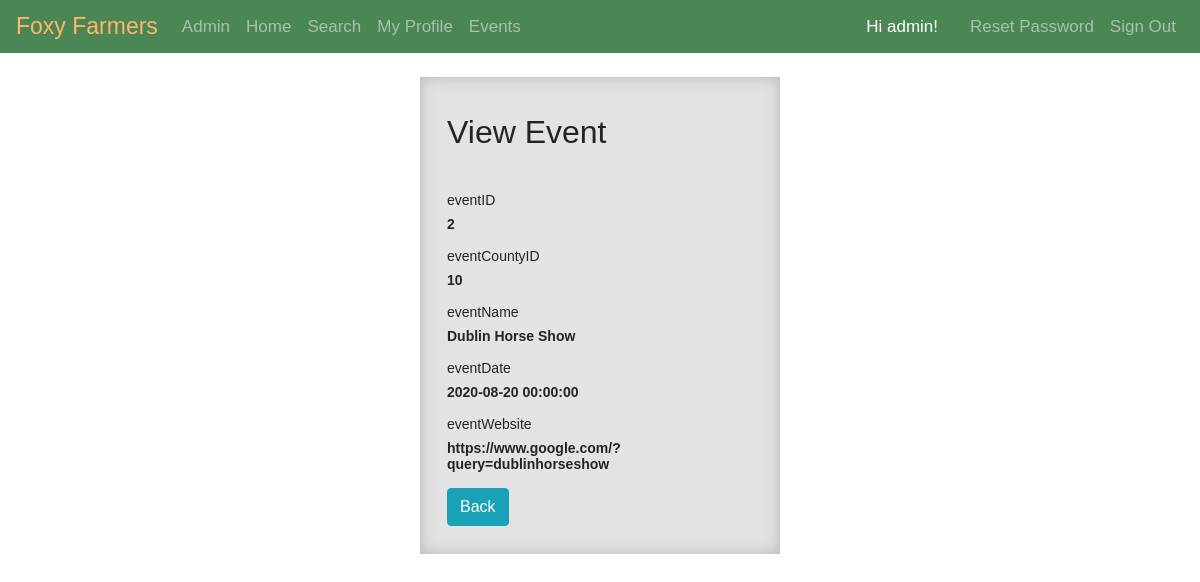
The app's page /pages/admin/events-read.php?eventID=2 (signed in) with its own data.
### tables this page shows
CREATE TABLE events (
  eventID INT NOT NULL,
  eventCountyID INT NOT NULL,
  eventName VARCHAR(128) NOT NULL,
  eventDate DATETIME, 
  eventWebsite VARCHAR(128) NULL DEFAULT "",
  eventPhoto VARCHAR(128) NOT NULL
);

### pages/admin/events-read.php (the view, shortened to what this page needs)
<?php
require_once "../../utilities/config.php";
if(isset($_GET["eventID"]) && !empty(trim($_GET["eventID"]))){
    $sql = "SELECT * FROM events WHERE eventID = ?";
    if($stmt = mysqli_prepare($link, $sql)){
        mysqli_stmt_bind_param($stmt, "i", $param_eventID);
        if(mysqli_stmt_execute($stmt)){
            $result = mysqli_stmt_get_result($stmt);
            if(mysqli_num_rows($result) == 1){
                $row = mysqli_fetch_array($result, MYSQLI_ASSOC);
            } else{
                header("location: admin-error.php");
                exit();
            }
        } else{
            echo "Oops! Something went wrong. Please try again later.";
        }
    }
} else{
    header("location: admin-error.php");
    exit();
}
?>
    <div class="wrapper wrapper-admin-narrow admin">
        <div class="container-fluid">
            <div class="row">
                <div class="col-md-12">
                    <div class="pb-2 mt-4 mb-4 border-bottom">
                        <h2>View Event</h2>
                    </div>
                    <div class="form-group">
                        <label>eventID</label>
                        <p class="form-control-static"><?php echo '<b>' . $row["eventID"] . '</b>' ; ?></p>
                    </div>
                    <div class="form-group">
                        <label>eventCountyID</label>
                        <p class="form-control-static"><?php echo '<b>' . $row["eventCountyID"] . '</b>' ; ?></p>
                    </div>
                    <div class="form-group">
                        <label>eventName</label>
                        <p class="form-control-static"><?php echo '<b>' . $row["eventName"] . '</b>' ; ?></p>
                    </div>
                    <div class="form-group">
                        <label>eventDate</label>
                        <p class="form-control-static"><?php echo '<b>' . $row["eventDate"] . '</b>' ; ?></p>
                    </div>
                    <div class="form-group">
                        <label>eventWebsite</label>
                        <p class="form-control-static"><?php echo '<b>' . $row["eventWebsite"] . '</b>' ; ?></p>
                    </div>
                    <p><a href="events-home.php" class="btn btn-info">Back</a></p>
                </div>
            </div>
        </div>
    </div>

### style/style.css (style rules this page uses)
* { -webkit-box-sizing: border-box; -moz-box-sizing: border-box; -ms-box-sizing: border-box; box-sizing: border-box; }
:root { --main-orange-color: rgb(255,181,110); --main-orange-color-inner-shadow: rgba(202, 126, 54, 0.8); --main-orange-color-outer-shadow: rgba(0, 0, 0, 0.5); --main-green-color: hsl(130, 29%, 41%); --main-admin-color-inner-shadow: rgba(170, 170, 170, 0.8); --main-admin-color-outer-shadow: rgba(255, 255, 255, 0.5); --main-admin-color: hsl(0, 0%, 89%); }
body { font: 14px sans-serif; background-image: url("../images/site-photos/background.png"); background-color: white; background-attachment: fixed; background-position: 50% 50%; }
.wrapper { width: 30%; padding: 1%; margin: 2% auto; background-color: var(--main-orange-color); }
.admin { background-color: var(--main-admin-color); box-shadow: inset 0px 0px 15px 0px var(--main-admin-color-inner-shadow), 0px 0px 5px 0px var(--main-admin-color-outer-shadow); }
.navbar { background-color: var(--main-green-color); }
.navbar .navbar-brand { color: var(--main-orange-color); font-size: 23px; }
.navbar .nav-item { font-size: 17px; }

### records on screen
events: eventID "2", eventCountyID "10", eventName "Dublin Horse Show", eventDate "2020-08-20 00:00:00", eventWebsite "https://www.google.com/?query=dublinhorseshow"
